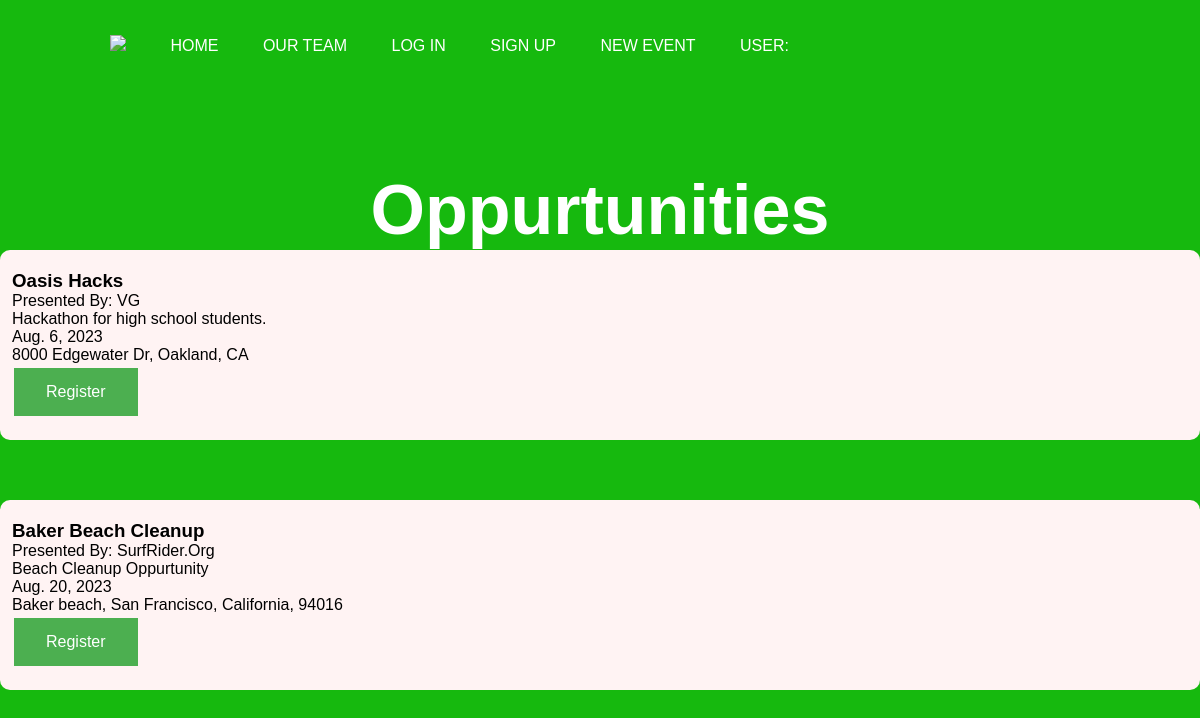
/events/, run on an earlier commit of the app's database.
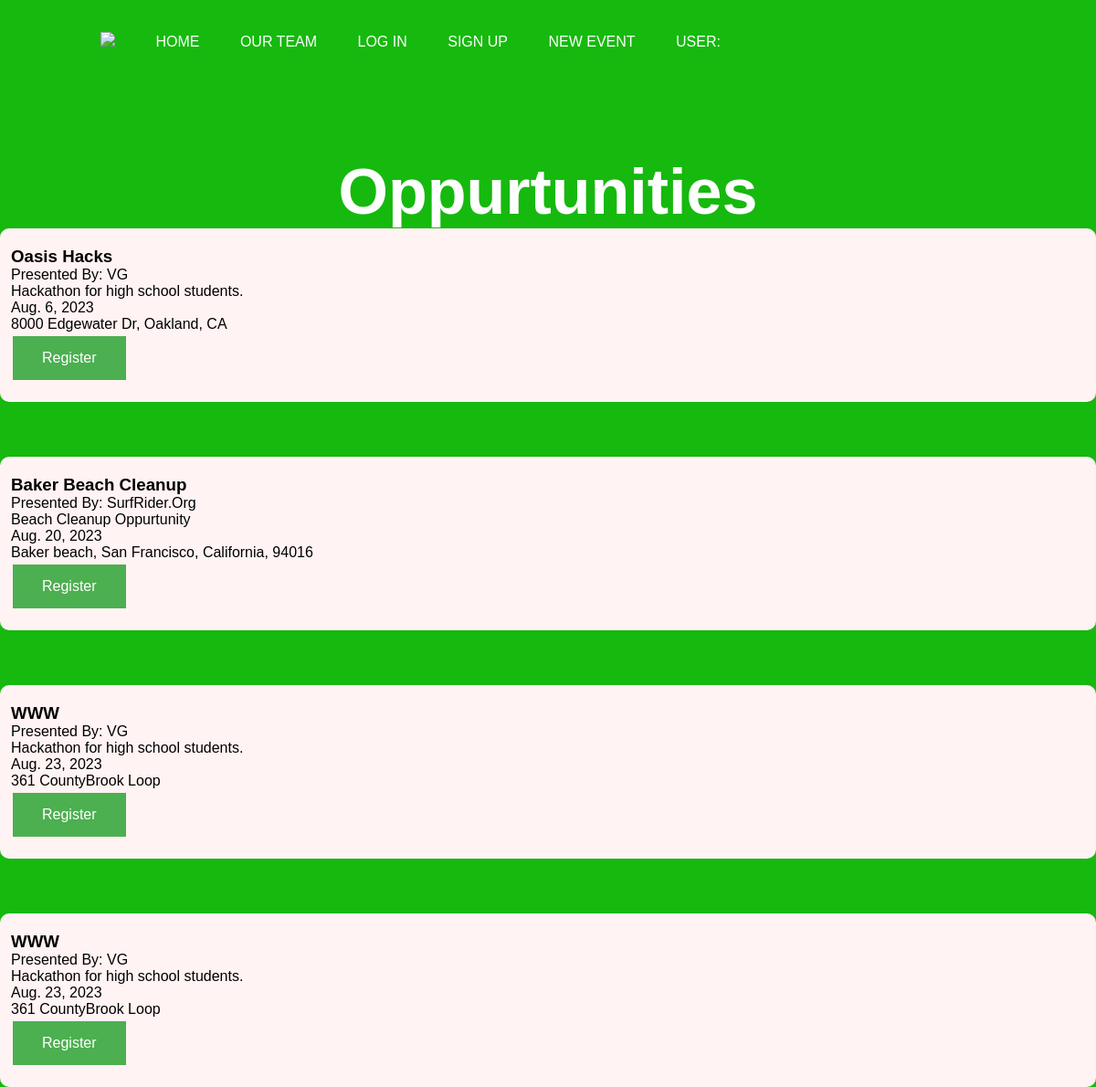
And on a later commit of the database.
### app/models.py (models this page shows, shortened)
class EventModel(models.Model):
    name = models.CharField(max_length=100)
    author = models.CharField(max_length=40)
    date = models.DateField()
    zipcode = models.IntegerField()
    city = models.CharField(max_length=30)
    address = models.CharField(max_length=100)
    description= models.CharField(max_length=1000)

### app/views.py (the view, shortened to what this page needs)
# urls.py: path("events/", Event, name = "events"),
def Event(request, *args, **kwargs):
    print(request.method)
    aut=request.user.is_authenticated
    username=request.user.username
    context={"uname":username,"aut":aut}
    if request.method == 'GET':
        entries = EventModel.objects.all()
    return render(request, 'allevents.html', {'entries':entries,'aut':aut,'uname':username})

### templates/allevents.html (shortened to what this page needs)
{% extends 'base.html' %}
{% block navbar %}<li><a href = "/events/new/">New Event</a></li>{%endblock%}
{% block content %}
<h1>Oppurtunities</h1>
{% for i in entries %}
<div class = "types-col" >
    <h3>{{ i.name }}</h3>
    <p>Presented By: {{ i.author }}</p>
    <p>{{ i.description }}</p>
    <p>{{ i.date }}</p>
    <p>{{ i.address }}</p>
    <button class = "button" onclick = "alert('Registered for this event.');
    ">Register</button>
</div>
{% endfor %}
{% endblock %}

### templates/base.html (shortened to what this page needs)
<html>
    {% load static %}
    <head>
    </head>
    <body>
        <div class = 'banner'>
            <div class = 'navbar'>
                <ul>
                    <li><img src="pic_trulli.jpg" ></li>
                    <li><a href = "/">Home</a></li>
                    <li><a href = "/team/">Our Team</a></li>
                    {% if aut %}
                        <li><a href = "/logout/">Log Out</a></li>
                        <li><a href = "/events/">Events</a></li>
                    {% else %}
                        <li><a href = "/login/">Log In</a></li>
                        <li><a href = "/signup/">Sign Up</a></li>
                    {% endif %}
                    {% block navbar%}{%endblock%}
                    <li style = "margin-right: 100px;"><a href = "#">User: {{ uname }}</a></li>
                </ul>
            </div>
            {% block content %}{% endblock %}
    </body>
</html>

### templates/allevents.html (style rules this page uses)
.button { background-color: #4CAF50; border: none; color: white; padding: 15px 32px; text-align: center; text-decoration: none; display: inline-block; font-size: 16px; margin: 4px 2px; cursor: pointer; }
* { margin:0; padding: 0; font-family: sans-serif; }
h1 { color: white; font-size: 70px; margin-top: 80px; text-align: center; }
.types-col { flex-basis:31%; background: #aa1010; border-radius: 10px; margin-bottom: 5%; padding: 20px 12px; box-sizing:border-box; transition: 0.5s; }
body { background-image: url('tree.jpg'); }

### templates/base.html (style rules this page uses)
.banner { width: 100%; height: 100%; background-color: #16b90e; background-size: cover; background-position: center; }
.navbar { width: 85%; margin:auto; padding: 35px 0; display: flex; align-items: center; justify-content: space-between; }
.navbar ul li { text-align: right; list-style-position: inside; list-style: none; display: inline-block; margin: 0 20px; position: relative; }
.navbar ul li a { text-align: right; list-style-position: inside; text-decoration: none; color: #fff; text-transform: uppercase; }
.navbar ul li::after { content: ''; height: 3px; width: 0%; background: #009688; position: absolute; left:0; bottom:-10px; transition: 0.5s; }
.types-col { flex-basis:31%; background: #fff3f3; border-radius: 10px; margin-bottom: 5%; padding: 20px 12px; box-sizing:border-box; transition: 0.5s; }

What changed in the data, as far as the page shows it:
added EventModel: name "WWW", author "VG", description "Hackathon for high school students.", date "Aug. 23, 2023", address "361 CountyBrook Loop"
added EventModel: name "WWW", author "VG", description "Hackathon for high school students.", date "Aug. 23, 2023", address "361 CountyBrook Loop"
